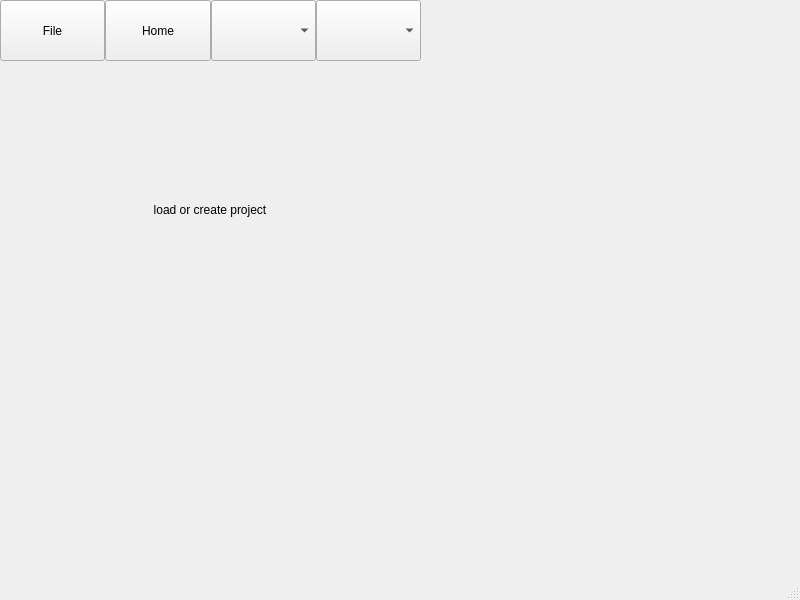
<?xml version="1.0" encoding="UTF-8"?>
<ui version="4.0">
 <class>MainWindow</class>
 <widget class="QMainWindow" name="MainWindow">
  <property name="geometry">
   <rect>
    <x>0</x>
    <y>0</y>
    <width>800</width>
    <height>600</height>
   </rect>
  </property>
  <property name="windowTitle">
   <string>MainWindow</string>
  </property>
  <property name="autoFillBackground">
   <bool>true</bool>
  </property>
  <property name="tabShape">
   <enum>QTabWidget::TabShape::Rounded</enum>
  </property>
  <widget class="QWidget" name="centralwidget">
   <widget class="QLabel" name="display">
    <property name="geometry">
     <rect>
      <x>0</x>
      <y>60</y>
      <width>420</width>
      <height>300</height>
     </rect>
    </property>
    <property name="text">
     <string>load or create project</string>
    </property>
    <property name="alignment">
     <set>Qt::AlignmentFlag::AlignCenter</set>
    </property>
   </widget>
   <widget class="QWidget" name="horizontalLayoutWidget">
    <property name="geometry">
     <rect>
      <x>0</x>
      <y>0</y>
      <width>421</width>
      <height>61</height>
     </rect>
    </property>
    <layout class="QHBoxLayout" name="horizontalLayout">
     <property name="spacing">
      <number>0</number>
     </property>
     <item>
      <widget class="QPushButton" name="File">
       <property name="sizePolicy">
        <sizepolicy hsizetype="Minimum" vsizetype="Minimum">
         <horstretch>0</horstretch>
         <verstretch>0</verstretch>
        </sizepolicy>
       </property>
       <property name="text">
        <string>File</string>
       </property>
      </widget>
     </item>
     <item>
      <widget class="QPushButton" name="Home">
       <property name="sizePolicy">
        <sizepolicy hsizetype="Minimum" vsizetype="Minimum">
         <horstretch>0</horstretch>
         <verstretch>0</verstretch>
        </sizepolicy>
       </property>
       <property name="text">
        <string>Home</string>
       </property>
      </widget>
     </item>
     <item>
      <widget class="QComboBox" name="Insert">
       <property name="sizePolicy">
        <sizepolicy hsizetype="Minimum" vsizetype="Minimum">
         <horstretch>0</horstretch>
         <verstretch>0</verstretch>
        </sizepolicy>
       </property>
       <property name="currentIndex">
        <number>-1</number>
       </property>
       <property name="placeholderText">
        <string>Insert</string>
       </property>
       <item>
        <property name="text">
         <string>Sphere</string>
        </property>
       </item>
       <item>
        <property name="text">
         <string>Triangle</string>
        </property>
       </item>
       <item>
        <property name="text">
         <string>Cube</string>
        </property>
       </item>
      </widget>
     </item>
     <item>
      <widget class="QComboBox" name="View">
       <property name="sizePolicy">
        <sizepolicy hsizetype="Minimum" vsizetype="Minimum">
         <horstretch>0</horstretch>
         <verstretch>0</verstretch>
        </sizepolicy>
       </property>
       <property name="currentIndex">
        <number>-1</number>
       </property>
       <property name="placeholderText">
        <string>View</string>
       </property>
       <item>
        <property name="text">
         <string>Orthographic</string>
        </property>
       </item>
       <item>
        <property name="text">
         <string>Perspective</string>
        </property>
       </item>
      </widget>
     </item>
    </layout>
   </widget>
  </widget>
  <widget class="QMenuBar" name="menubar">
   <property name="geometry">
    <rect>
     <x>0</x>
     <y>0</y>
     <width>800</width>
     <height>18</height>
    </rect>
   </property>
  </widget>
  <widget class="QStatusBar" name="statusbar"/>
 </widget>
 <resources/>
 <connections/>
</ui>
